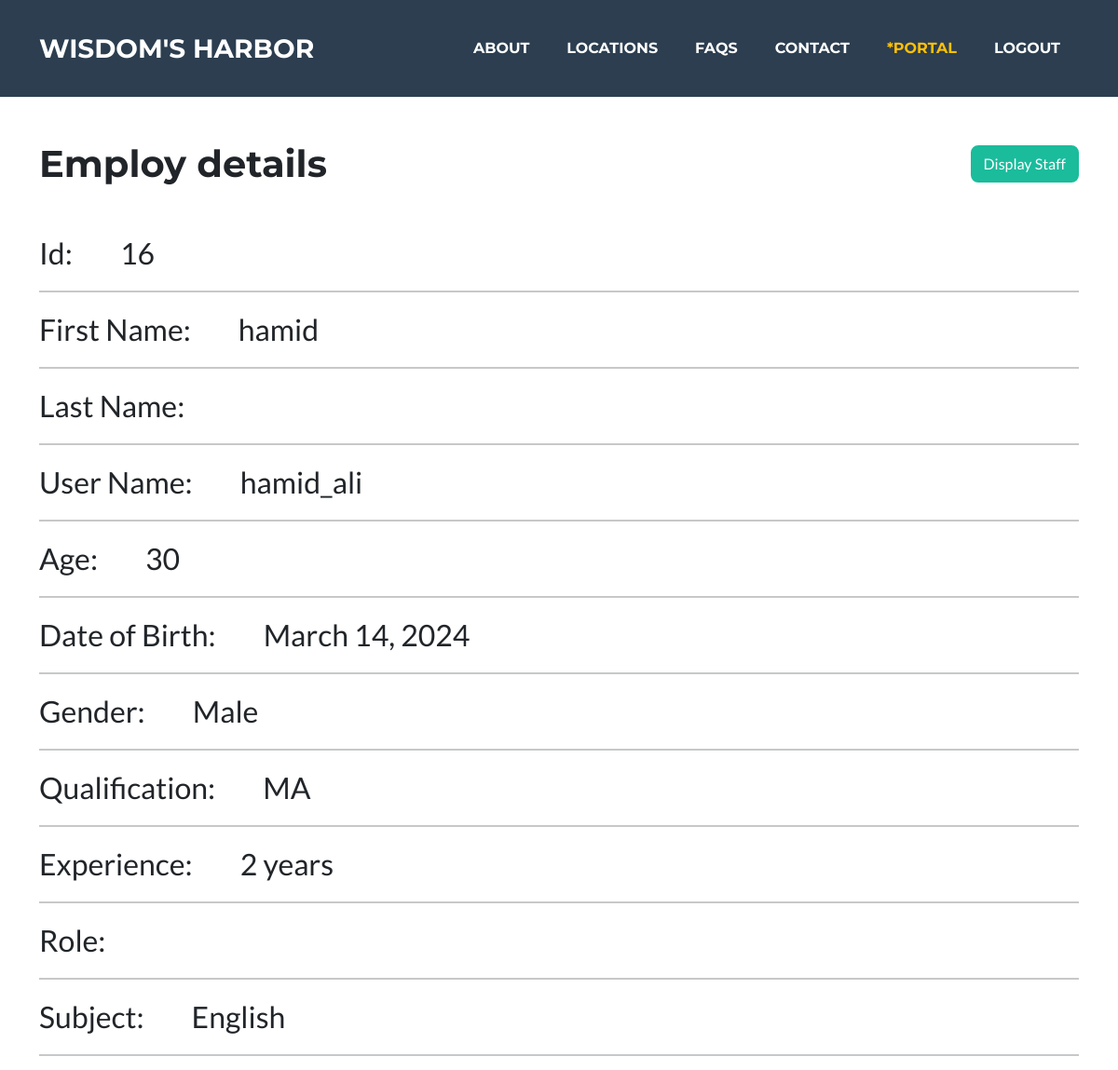
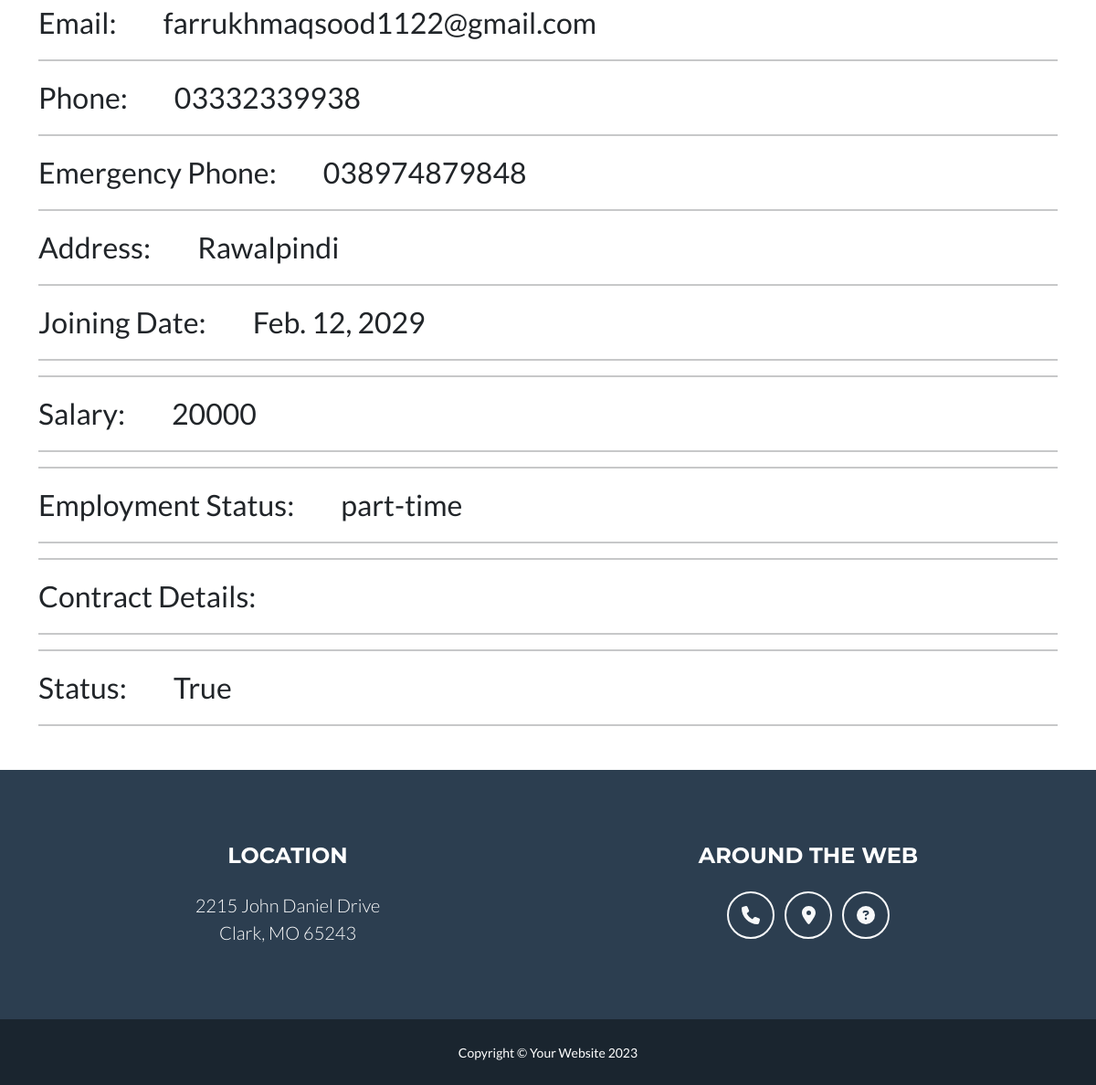
/staff/details/16/ (signed in), run on the app's committed database (2 pictures, top to bottom).
### school/models.py (models this page shows, shortened)
class Staff(models.Model):
    first_name = models.CharField(max_length=255, default='')
    last_name = models.CharField(max_length=255, null=True, blank=True)
    username = models.CharField(max_length=255, default='')
    age = models.IntegerField()
    dob = models.DateField()
    gender = models.ForeignKey(Gender, on_delete=models.CASCADE)
    qualification = models.CharField(max_length=255)
    experience = models.CharField(max_length=255, null=True, blank=True)
    designation = models.ForeignKey(Designation, on_delete=models.CASCADE)
    subject = models.ForeignKey(Subject, on_delete=models.CASCADE, null=True, blank=True)
    email = models.EmailField()
    phone = models.CharField(max_length=100)
    emergency_phone = models.CharField(max_length=100)
    address = models.CharField(max_length=255)
    joining_date = models.DateField()
    salary = models.CharField(max_length=20)
    employment_status = models.ForeignKey(EmploymentStatus, on_delete=models.CASCADE)
    contract_details = models.CharField(max_length=1000, null=True, blank=True)
    status = models.BooleanField(default=True)
    class Meta:
        verbose_name_plural = 'Staff'

class Gender(models.Model):
    name = models.CharField(max_length=255)
    def __str__(self):
        return self.name

class Subject(models.Model):
    name = models.CharField(max_length=255)
    def __str__(self):
        return self.name

class EmploymentStatus(models.Model):
    name = models.CharField(max_length=200)
    def __str__(self):
        return self.name
    class Meta:
        verbose_name_plural = 'Employment Status'

### school/views.py (the view)
# urls.py: path('staff/details/<int:id>/', views.staff_details, name='staff_details'),
def staff_details(request, id):
    if request.user.is_authenticated:
        if request.user.is_superuser:
            staff = get_object_or_404(Staff, pk=id)
            return render(request, 'staff_details.html', {'staff': staff})
        else:
                messages.warning(request, 'This page is for admin only!')
                return redirect('home')
    else:
        messages.warning(request, 'please login first!')
        return redirect('login')

### school/templates/staff_details.html (shortened to what this page needs)
{% extends 'layout.html' %}
{% load static %}
{% block 'content' %}
<div class="container">
    <div class="d-flex align-items-center justify-content-between ">
        <h1 class="my-5">Employ details</h1>
        <a href="{% url 'display_staff' %}" class="btn btn-primary">Display Staff</a>
    </div>
    <span class="fs-2 fw-medium">Id:</span>
    <span class="ms-5 fs-2">{{staff.id}}</span>
    <hr>
    <span class="fs-2 fw-medium">First Name:</span>
    <span class="ms-5 fs-2">{{staff.first_name}}</span>
    <hr>
    <span class="fs-2 fw-medium">Last Name:</span>
    <hr>
    <span class="fs-2 fw-medium">User Name:</span>
    <span class="ms-5 fs-2">{{staff.username}}</span>
    <hr>
    <span class="fs-2 fw-medium">Age:</span>
    <span class="ms-5 fs-2">{{staff.age}}</span>
    <hr>
    <span class="fs-2 fw-medium">Date of Birth:</span>
    <span class="ms-5 fs-2">{{staff.dob}}</span>
    <hr>
    <span class="fs-2 fw-medium">Gender:</span>
    <span class="ms-5 fs-2">{{staff.gender}}</span>
    <hr>
    <span class="fs-2 fw-medium">Qualification:</span>
    <span class="ms-5 fs-2">{{staff.qualification}}</span>
    <hr>
    <span class="fs-2 fw-medium">Experience:</span>
    <span class="ms-5 fs-2">{{staff.experience}}</span>
    <hr>
    <span class="fs-2 fw-medium">Role:</span>
    <hr>
    <span class="fs-2 fw-medium">Subject:</span>
    <span class="ms-5 fs-2">{{staff.subject}}</span>
    <hr>
    <span class="fs-2 fw-medium">Email:</span>
    <span class="ms-5 fs-2">{{staff.email}}</span>
    <hr>
    <span class="fs-2 fw-medium">Phone:</span>
    <span class="ms-5 fs-2">{{staff.phone}}</span>
    <hr>
    <span class="fs-2 fw-medium">Emergency Phone:</span>
    <span class="ms-5 fs-2">{{staff.emergency_phone}}</span>
    <hr>
    <span class="fs-2 fw-medium">Address:</span>
    <span class="ms-5 fs-2">{{staff.address}}</span>
    <hr>
    <span class="fs-2 fw-medium">Joining Date:</span>
    <span class="ms-5 fs-2">{{staff.joining_date}}</span>
    <hr>
    <hr>
    <span class="fs-2 fw-medium">Salary:</span>
    <span class="ms-5 fs-2">{{staff.salary}}</span>
    <hr>
    <hr>
    <span class="fs-2 fw-medium">Employment Status:</span>
    <span class="ms-5 fs-2">{{staff.employment_status}}</span>
    <hr>
    <hr>
    <span class="fs-2 fw-medium">Contract Details:</span>
    <hr>
    <hr>
    <span class="fs-2 fw-medium">Status:</span>
    <span class="ms-5 fs-2">{{staff.status}}</span>
    <hr>
</div>
{% endblock %}

### data on the page
Staff: id "16", first_name "hamid", username "hamid_ali", age "30", dob "March 14, 2024", gender "Male", qualification "MA", experience "2 years", subject "English", email "farrukhmaqsood1122@gmail.com", phone "03332339938", emergency_phone "038974879848", address "Rawalpindi", joining_date "Feb. 12, 2029", salary "20000", employment_status "part-time", status "True"
